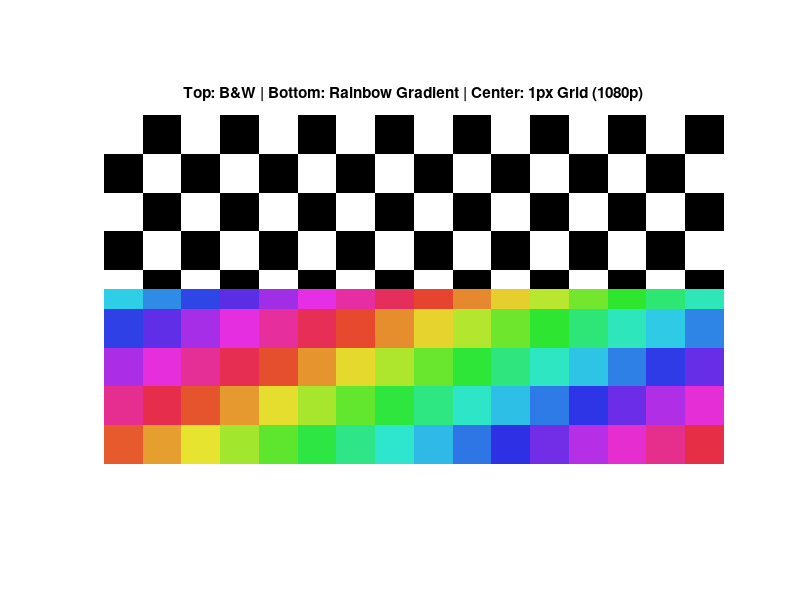

Recreate this plot in MATLAB.
%% FPGA 视频缩放测试图生成器 (1920x1080)
clear; clc;

width = 1920;
height = 1080;

% 定义格子大小：水平 120 (1920/120=16格), 垂直 120 (1080/120=9格)
% 这个尺寸能确保格子在水平 3:1 抽取后依然保持整格，不出现 1/3 格的情况。
block_size = 120; 

% 建立坐标网格索引
[X, Y] = meshgrid(1:width, 1:height);
row_idx = floor((Y-1)/block_size);
col_idx = floor((X-1)/block_size);

%% --- 第一幅图：黑白棋盘格 (checkerboard_bw_1080p.png) ---
% 目的：检查边缘锐度、几何畸变和列使能相位。
fprintf('正在生成黑白棋盘图...\n');
img_bw = uint8(zeros(height, width, 3));

% 逻辑：行列索引之和为偶数则为白，奇数为黑
bw_mask = mod(row_idx + col_idx, 2) == 0;
bw_plane = uint8(bw_mask * 255); % 0或255

% 复制到 RGB 三个通道
img_bw = cat(3, bw_plane, bw_plane, bw_plane);

% 保存并显示
imwrite(img_bw, 'checkerboard_bw_1080p.png');
% figure; imshow(img_bw); title('Black & White Checkerboard (1920x1080)');

%% --- 第二幅图：彩虹渐变棋盘格 (checkerboard_rainbow_1080p.png) ---
% 目的：检查色彩位深、LUT 的行映射均匀性以及垂直权重计算是否正确。
fprintf('正在生成彩虹棋盘图...\n');

% 在 HSV 空间建立地图
% 计算 Hue 值：随列数变化而变色，并随行数变化增加偏移，确保平滑过渡
hue_map = mod((col_idx / (width/block_size)) + (row_idx * 0.13), 1);
sat_map = 0.8 * ones(size(hue_map)); % 饱和度
val_map = 0.9 * ones(size(hue_map)); % 亮度

% 整体转换 HSV -> RGB
hsv_combined = cat(3, hue_map, sat_map, val_map);
rgb_rainbow = hsv2rgb(hsv_combined) * 255; % 转换并缩放到 0-255

img_rainbow = uint8(rgb_rainbow);

% 保存并在新窗口显示
imwrite(img_rainbow, 'checkerboard_rainbow_1080p.png');
% figure; imshow(img_rainbow); title('Rainbow Gradient Checkerboard (1920x1080)');

%% --- 第三幅图：复合拼接棋盘格 (checkerboard_combined_1080p.png) ---
% 目的：上半部分检查几何，下半部分检查色彩。
fprintf('正在生成复合拼接图...\n');
img_combined = uint8(zeros(height, width, 3));

% 拼接位置：中线 (540行)
img_combined(1:height/2, :, :) = img_bw(1:height/2, :, :);
img_combined((height/2 + 1):end, :, :) = img_rainbow((height/2 + 1):end, :, :);

% 叠加 1 像素灰色十字中心线 (用于对齐参考)
img_combined(height/2, :, :) = 128; 
img_combined(:, width/2, :) = 128;

% 保存并在新窗口显示
imwrite(img_combined, 'checkerboard_combined_1080p.png');
figure; imshow(img_combined); 
title('Top: B&W | Bottom: Rainbow Gradient | Center: 1px Grid (1080p)');

fprintf('>>> 成功！三幅 $1920 \times 1080$ 测试图已全部生成并保存。\n');
